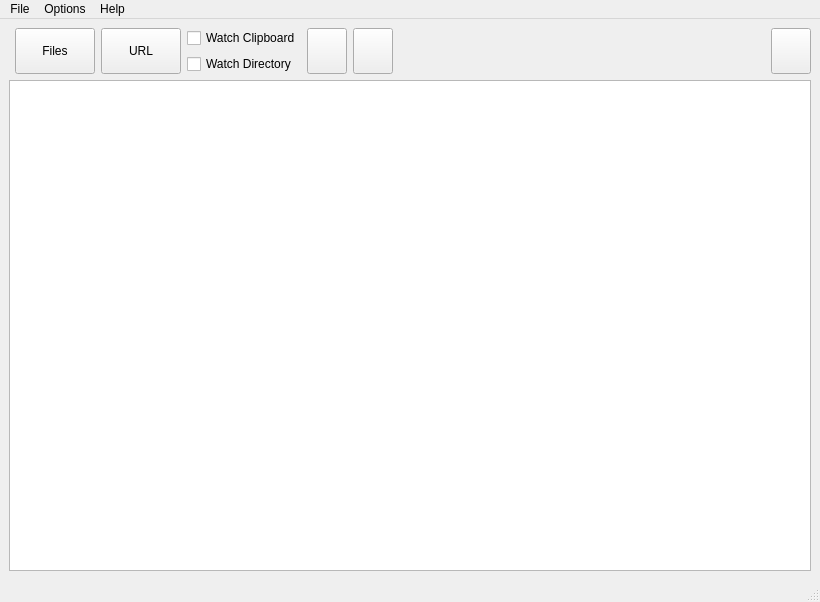
<?xml version="1.0" encoding="UTF-8"?>
<ui version="4.0">
 <class>JSIT</class>
 <widget class="QMainWindow" name="JSIT">
  <property name="geometry">
   <rect>
    <x>0</x>
    <y>0</y>
    <width>820</width>
    <height>602</height>
   </rect>
  </property>
  <property name="windowTitle">
   <string>Justseed.it Client</string>
  </property>
  <widget class="QWidget" name="centralwidget">
   <property name="sizePolicy">
    <sizepolicy hsizetype="Maximum" vsizetype="Maximum">
     <horstretch>0</horstretch>
     <verstretch>0</verstretch>
    </sizepolicy>
   </property>
   <layout class="QVBoxLayout" name="verticalLayout_2">
    <item>
     <layout class="QHBoxLayout" name="horizontalLayout">
      <item>
       <widget class="Line" name="line">
        <property name="orientation">
         <enum>Qt::Horizontal</enum>
        </property>
       </widget>
      </item>
      <item>
       <widget class="QPushButton" name="addFiles">
        <property name="sizePolicy">
         <sizepolicy hsizetype="Preferred" vsizetype="Preferred">
          <horstretch>0</horstretch>
          <verstretch>0</verstretch>
         </sizepolicy>
        </property>
        <property name="minimumSize">
         <size>
          <width>0</width>
          <height>0</height>
         </size>
        </property>
        <property name="toolTip">
         <string>Add torrent(s) from files</string>
        </property>
        <property name="text">
         <string>Files</string>
        </property>
        <property name="icon">
         <iconset>
          <normaloff>icons/edit_add.png</normaloff>icons/edit_add.png</iconset>
        </property>
        <property name="iconSize">
         <size>
          <width>40</width>
          <height>40</height>
         </size>
        </property>
       </widget>
      </item>
      <item>
       <widget class="QPushButton" name="addURL">
        <property name="sizePolicy">
         <sizepolicy hsizetype="Preferred" vsizetype="Preferred">
          <horstretch>0</horstretch>
          <verstretch>0</verstretch>
         </sizepolicy>
        </property>
        <property name="minimumSize">
         <size>
          <width>0</width>
          <height>0</height>
         </size>
        </property>
        <property name="toolTip">
         <string>Add torrent from http:// or magnet: URL</string>
        </property>
        <property name="text">
         <string>URL</string>
        </property>
        <property name="icon">
         <iconset>
          <normaloff>icons/edit_add.png</normaloff>icons/edit_add.png</iconset>
        </property>
        <property name="iconSize">
         <size>
          <width>40</width>
          <height>40</height>
         </size>
        </property>
       </widget>
      </item>
      <item>
       <layout class="QVBoxLayout" name="verticalLayout">
        <item>
         <widget class="QCheckBox" name="watchClipboard">
          <property name="text">
           <string>Watch Clipboard</string>
          </property>
         </widget>
        </item>
        <item>
         <widget class="QCheckBox" name="watchDirectory">
          <property name="text">
           <string>Watch Directory</string>
          </property>
         </widget>
        </item>
       </layout>
      </item>
      <item>
       <widget class="QPushButton" name="startB">
        <property name="sizePolicy">
         <sizepolicy hsizetype="Preferred" vsizetype="Preferred">
          <horstretch>0</horstretch>
          <verstretch>0</verstretch>
         </sizepolicy>
        </property>
        <property name="toolTip">
         <string>Start all torrents</string>
        </property>
        <property name="text">
         <string/>
        </property>
        <property name="icon">
         <iconset>
          <normaloff>icons/forward.png</normaloff>icons/forward.png</iconset>
        </property>
        <property name="iconSize">
         <size>
          <width>40</width>
          <height>40</height>
         </size>
        </property>
       </widget>
      </item>
      <item>
       <widget class="QPushButton" name="stopB">
        <property name="sizePolicy">
         <sizepolicy hsizetype="Preferred" vsizetype="Preferred">
          <horstretch>0</horstretch>
          <verstretch>0</verstretch>
         </sizepolicy>
        </property>
        <property name="toolTip">
         <string>Stop all torrents</string>
        </property>
        <property name="text">
         <string/>
        </property>
        <property name="icon">
         <iconset>
          <normaloff>icons/stop.png</normaloff>icons/stop.png</iconset>
        </property>
        <property name="iconSize">
         <size>
          <width>40</width>
          <height>40</height>
         </size>
        </property>
       </widget>
      </item>
      <item>
       <spacer name="horizontalSpacer">
        <property name="orientation">
         <enum>Qt::Horizontal</enum>
        </property>
        <property name="sizeHint" stdset="0">
         <size>
          <width>40</width>
          <height>20</height>
         </size>
        </property>
       </spacer>
      </item>
      <item>
       <widget class="QPushButton" name="reloadB">
        <property name="sizePolicy">
         <sizepolicy hsizetype="Preferred" vsizetype="Preferred">
          <horstretch>0</horstretch>
          <verstretch>0</verstretch>
         </sizepolicy>
        </property>
        <property name="toolTip">
         <string>Force Reload</string>
        </property>
        <property name="text">
         <string/>
        </property>
        <property name="icon">
         <iconset>
          <normaloff>icons/reload.png</normaloff>icons/reload.png</iconset>
        </property>
        <property name="iconSize">
         <size>
          <width>40</width>
          <height>40</height>
         </size>
        </property>
       </widget>
      </item>
     </layout>
    </item>
    <item>
     <widget class="TorrentTableView" name="tableView">
      <property name="sizePolicy">
       <sizepolicy hsizetype="Expanding" vsizetype="Expanding">
        <horstretch>0</horstretch>
        <verstretch>0</verstretch>
       </sizepolicy>
      </property>
     </widget>
    </item>
   </layout>
  </widget>
  <widget class="QMenuBar" name="menubar">
   <property name="geometry">
    <rect>
     <x>0</x>
     <y>0</y>
     <width>820</width>
     <height>26</height>
    </rect>
   </property>
   <widget class="QMenu" name="menuFile">
    <property name="title">
     <string>File</string>
    </property>
    <addaction name="actionQuit"/>
   </widget>
   <widget class="QMenu" name="menuOptions">
    <property name="title">
     <string>Options</string>
    </property>
    <addaction name="actionEdit_Preferences"/>
    <addaction name="actionSave_Preferences"/>
   </widget>
   <widget class="QMenu" name="menuHelp">
    <property name="title">
     <string>Help</string>
    </property>
    <addaction name="actionAbout"/>
   </widget>
   <addaction name="menuFile"/>
   <addaction name="menuOptions"/>
   <addaction name="menuHelp"/>
  </widget>
  <widget class="QStatusBar" name="statusbar"/>
  <action name="actionOptions">
   <property name="text">
    <string>Options</string>
   </property>
  </action>
  <action name="actionAbout">
   <property name="text">
    <string>About</string>
   </property>
  </action>
  <action name="actionQuit">
   <property name="text">
    <string>Quit</string>
   </property>
  </action>
  <action name="actionSave_Preferences">
   <property name="text">
    <string>Save Preferences</string>
   </property>
  </action>
  <action name="actionEdit_Preferences">
   <property name="text">
    <string>Edit Preferences</string>
   </property>
  </action>
 </widget>
 <customwidgets>
  <customwidget>
   <class>TorrentTableView</class>
   <extends>QTableView</extends>
   <header>TorrentTable</header>
  </customwidget>
 </customwidgets>
 <resources/>
 <connections>
  <connection>
   <sender>actionQuit</sender>
   <signal>activated()</signal>
   <receiver>JSIT</receiver>
   <slot>close()</slot>
   <hints>
    <hint type="sourcelabel">
     <x>-1</x>
     <y>-1</y>
    </hint>
    <hint type="destinationlabel">
     <x>409</x>
     <y>300</y>
    </hint>
   </hints>
  </connection>
 </connections>
</ui>
